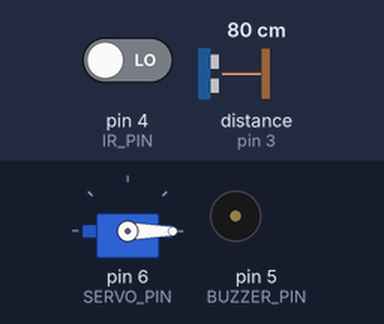
A sketch run on a simulated Arduino Uno, built with avr-gcc and run on an emulated ATmega328P. On the bench: servo, buzzer (waves = sounding, pin HIGH). Inputs (shaded band) come from the test bench; at power-on: distance to the obstacle (sensor on pin 3) 80 cm, pin 4 (IR_PIN) LOW. The echo pulse lasts 58.3 µs per cm.

Above: at 1.2 s.
1.3 s: distance to the obstacle (sensor on pin 3) set to 12 cm
2.8 s: distance to the obstacle (sensor on pin 3) set to 9 cm
At 3.5 s:
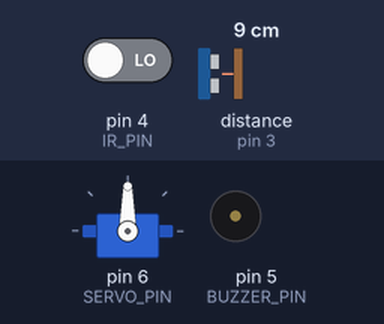
4.3 s: pin 4 (IR_PIN) driven HIGH
At 5.5 s:
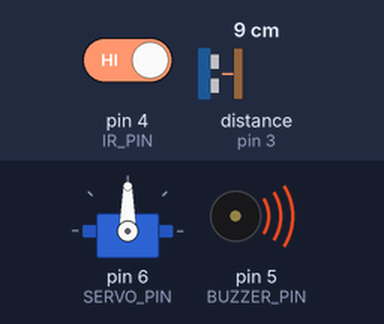
5.8 s: pin 4 (IR_PIN) driven LOW
At 6.9 s:
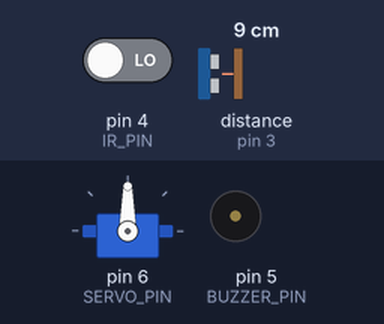
Timing chart, 0 to 8.3 s (numbered marks = the images above; inputs shaded):
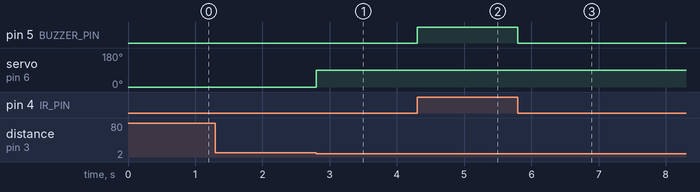

The sketch:

nhomThong.ino
```cpp
#include <NewPing.h>
#include <Servo.h>

// Khai báo chân kết nối cảm biến siêu âm
#define TRIGGER_PIN 2
#define ECHO_PIN 3
#define MAX_DISTANCE 20

// Khai báo chân kết nối cảm biến hồng ngoại
#define IR_PIN 4

// Khai báo chân kết nối còi báo
#define BUZZER_PIN 5

// Khai báo chân kết nối servo
#define SERVO_PIN 6

// Khai báo thời gian mở nắp (1 phút = 60000ms)
#define OPEN_TIME 60000

// Khởi tạo đối tượng cảm biến siêu âm
NewPing sonar(TRIGGER_PIN, ECHO_PIN, MAX_DISTANCE);

// Khởi tạo đối tượng servo
Servo lidServo;

// Biến lưu trữ trạng thái của nắp thùng rác
bool isOpen = false;
// Biến lưu trữ thời gian mở nắp
unsigned long openTime = 0;

void setup() {
  // Khởi tạo cổng Serial để giao tiếp với máy tính
  Serial.begin(9600);

  // Thiết lập chân cảm biến hồng ngoại là INPUT
  pinMode(IR_PIN, INPUT);

  // Thiết lập chân còi báo là OUTPUT
  pinMode(BUZZER_PIN, OUTPUT);

  // Đặt chân kết nối servo
  lidServo.attach(SERVO_PIN);

  // Đặt góc ban đầu của servo (nắp đóng lại)
  lidServo.write(0);
}

void loop() {
  // Đọc giá trị từ cảm biến siêu âm
  int distance = sonar.ping_cm();

  // Kiểm tra nếu tay gần thùng rác
  if (distance > 0 && distance <= 10) {
    // Mở nắp thùng rác nếu chưa mở
    if (!isOpen) {
      openLid();
    }
  } else {
    // Đóng nắp thùng rác nếu đã mở và đã đủ thời gian mở
    if (isOpen && (millis() - openTime >= OPEN_TIME)) {
      closeLid();
    }
  }

  // Kiểm tra trạng thái của cảm biến hồng ngoại
  if (digitalRead(IR_PIN) == HIGH) {
    // Thùng rác đã đầy, phát âm báo
    activateBuzzer();
  } else {
    // Thùng rác chưa đầy, tắt âm báo (nếu đang phát)
    deactivateBuzzer();
  }
}

// Hàm mở nắp thùng rác
void openLid() {
  // Gửi tín hiệu điều khiển servo để mở nắp
  lidServo.write(90);
  isOpen = true;
  // Lưu thời gian mở nắp
  openTime = millis();
}

// Hàm đóng nắp thùng rác
void closeLid() {
  // Gửi tín hiệu điều khiển servo để đóng nắp
  lidServo.write(0);
  isOpen = false;
}

// Hàm kích hoạt còi báo
void activateBuzzer() {
  digitalWrite(BUZZER_PIN, HIGH);
}

// Hàm tắt còi báo
void deactivateBuzzer() {
  digitalWrite(BUZZER_PIN, LOW);
}
```

Measured:
- the behaviour switches between 11 and 10 cm on distance to the obstacle (sensor on pin 3) (found by bisection; images 0 and 1)
- after the input at 1.3 s, every drawn part: stays the same
- after the input at 2.8 s, servo on pin 6 (SERVO_PIN): 0° → 90° at once
- after the input at 4.3 s, pin 5 (BUZZER_PIN): LOW → HIGH at once
- after the input at 5.8 s, pin 5 (BUZZER_PIN): HIGH → LOW at once
